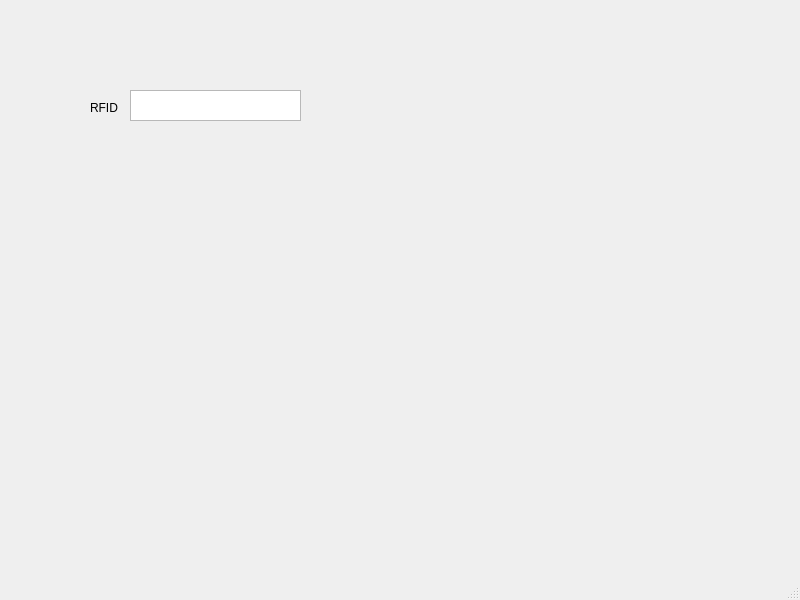
<?xml version="1.0" encoding="UTF-8"?>
<ui version="4.0">
 <class>MainWindow</class>
 <widget class="QMainWindow" name="MainWindow">
  <property name="geometry">
   <rect>
    <x>0</x>
    <y>0</y>
    <width>800</width>
    <height>600</height>
   </rect>
  </property>
  <property name="windowTitle">
   <string>MainWindow</string>
  </property>
  <widget class="QWidget" name="centralwidget">
   <widget class="QLabel" name="rfidLabel">
    <property name="geometry">
     <rect>
      <x>90</x>
      <y>100</y>
      <width>55</width>
      <height>16</height>
     </rect>
    </property>
    <property name="text">
     <string>RFID</string>
    </property>
   </widget>
   <widget class="QTextEdit" name="rfidValue">
    <property name="enabled">
     <bool>true</bool>
    </property>
    <property name="geometry">
     <rect>
      <x>130</x>
      <y>90</y>
      <width>171</width>
      <height>31</height>
     </rect>
    </property>
    <property name="acceptDrops">
     <bool>false</bool>
    </property>
    <property name="readOnly">
     <bool>true</bool>
    </property>
   </widget>
  </widget>
  <widget class="QMenuBar" name="menubar">
   <property name="geometry">
    <rect>
     <x>0</x>
     <y>0</y>
     <width>800</width>
     <height>26</height>
    </rect>
   </property>
  </widget>
  <widget class="QStatusBar" name="statusbar"/>
 </widget>
 <resources/>
 <connections/>
</ui>
